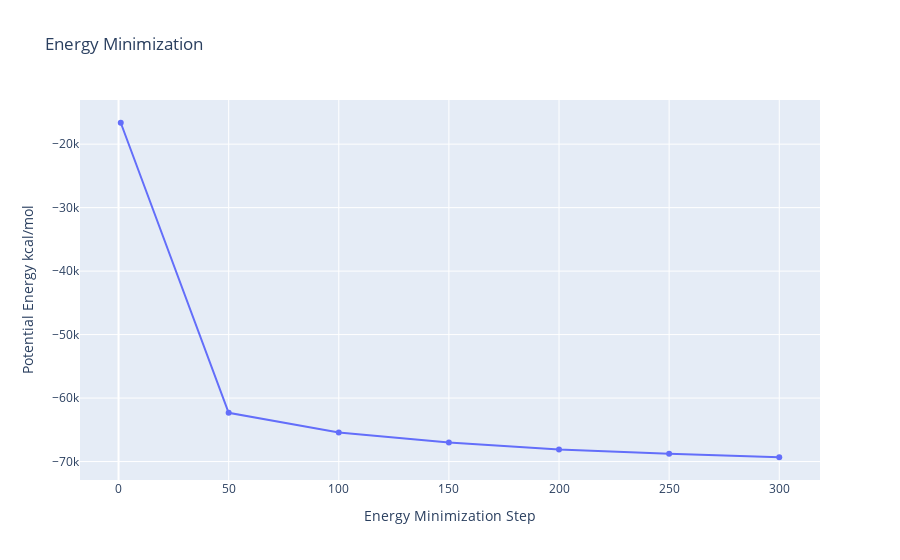

The cell this chart's notebook holds for it:
### Code cell
#Read data from file and filter energy values higher than 1000 Kj/mol^-1
with open(output_dat_path,'r') as energy_file:
    x,y = map(
        list,
        zip(*[
            (float(line.split()[0]),float(line.split()[1]))
            for line in energy_file 
            if not line.startswith(("#","@")) 
            if float(line.split()[1]) < 1000 
        ])
    )

plotly.offline.init_notebook_mode(connected=True)

fig = {
    "data": [go.Scatter(x=x, y=y)],
    "layout": go.Layout(title="Energy Minimization",
                        xaxis=dict(title = "Energy Minimization Step"),
                        yaxis=dict(title = "Potential Energy kcal/mol")
                       )
}

plotly.offline.iplot(fig)

### Figure 1 — Plotly figure (JSON) as saved in the notebook; plotly's stock layout.template omitted (floating-point values rounded to 4 significant figures)
{"data": [{"type": "scatter", "x": [1, 50, 100, 150, 200, 250, 300], "y": [-16629, -62330, -65409, -66985, -68085, -68772, -69324]}], "layout": {"title": {"text": "Energy Minimization"}, "xaxis": {"title": {"text": "Energy Minimization Step"}}, "yaxis": {"title": {"text": "Potential Energy kcal/mol"}}}}
